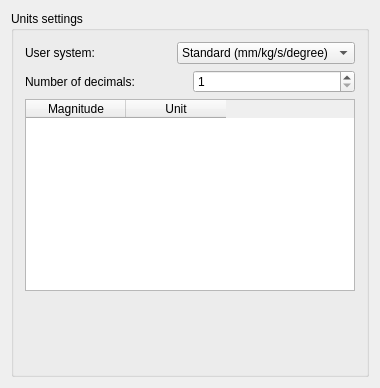
<?xml version="1.0" encoding="UTF-8"?>
<ui version="4.0">
 <class>Gui::Dialog::DlgSettingsUnits</class>
 <widget class="QWidget" name="Gui::Dialog::DlgSettingsUnits">
  <property name="geometry">
   <rect>
    <x>0</x>
    <y>0</y>
    <width>380</width>
    <height>388</height>
   </rect>
  </property>
  <property name="windowTitle">
   <string>Units</string>
  </property>
  <layout class="QVBoxLayout" name="verticalLayout_2">
   <item>
    <widget class="QGroupBox" name="GroupBox6">
     <property name="title">
      <string>Units settings</string>
     </property>
     <layout class="QGridLayout" name="gridLayout">
      <item row="0" column="0">
       <layout class="QHBoxLayout" name="horizontalLayout">
        <item>
         <widget class="QLabel" name="label">
          <property name="text">
           <string>User system:</string>
          </property>
         </widget>
        </item>
        <item>
         <widget class="QComboBox" name="comboBox_ViewSystem">
          <item>
           <property name="text">
            <string>Standard (mm/kg/s/degree)</string>
           </property>
          </item>
          <item>
           <property name="text">
            <string>MKS (m/kg/s/degree)</string>
           </property>
          </item>
           <item>
             <property name="text">
               <string>US customary (in/lb)</string>
             </property>
           </item>
           <item>
             <property name="text">
               <string>Imperial combined (ft+in/lb)</string>
             </property>
           </item>
           <item>
             <property name="text">
               <string>Imperial decimal (in/lb)</string>
             </property>
           </item>
         </widget>
        </item>
       </layout>
      </item>
      <item row="1" column="0">
       <layout class="QHBoxLayout" name="horizontalLayout_2">
        <item>
         <widget class="QLabel" name="label_2">
          <property name="text">
           <string>Number of decimals:</string>
          </property>
         </widget>
        </item>
        <item>
         <widget class="QSpinBox" name="spinBoxDecimals">
          <property name="minimum">
           <number>1</number>
          </property>
          <property name="maximum">
           <number>12</number>
          </property>
         </widget>
        </item>
       </layout>
      </item>
      <item row="2" column="0">
       <widget class="QTableWidget" name="tableWidget">
        <property name="sizePolicy">
         <sizepolicy hsizetype="Expanding" vsizetype="MinimumExpanding">
          <horstretch>0</horstretch>
          <verstretch>0</verstretch>
         </sizepolicy>
        </property>
        <property name="editTriggers">
         <set>QAbstractItemView::NoEditTriggers</set>
        </property>
        <column>
         <property name="text">
          <string>Magnitude</string>
         </property>
        </column>
        <column>
         <property name="text">
          <string>Unit</string>
         </property>
        </column>
       </widget>
      </item>
      <item row="3" column="0">
       <spacer name="verticalSpacer">
        <property name="orientation">
         <enum>Qt::Vertical</enum>
        </property>
        <property name="sizeHint" stdset="0">
         <size>
          <width>20</width>
          <height>79</height>
         </size>
        </property>
       </spacer>
      </item>
     </layout>
    </widget>
   </item>
  </layout>
 </widget>
 <layoutdefault spacing="6" margin="11"/>
 <resources/>
 <connections/>
</ui>
